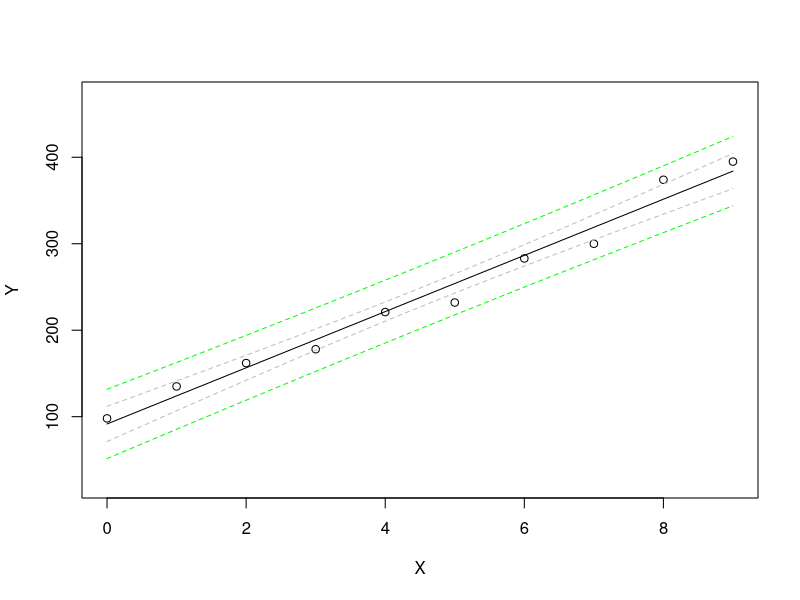
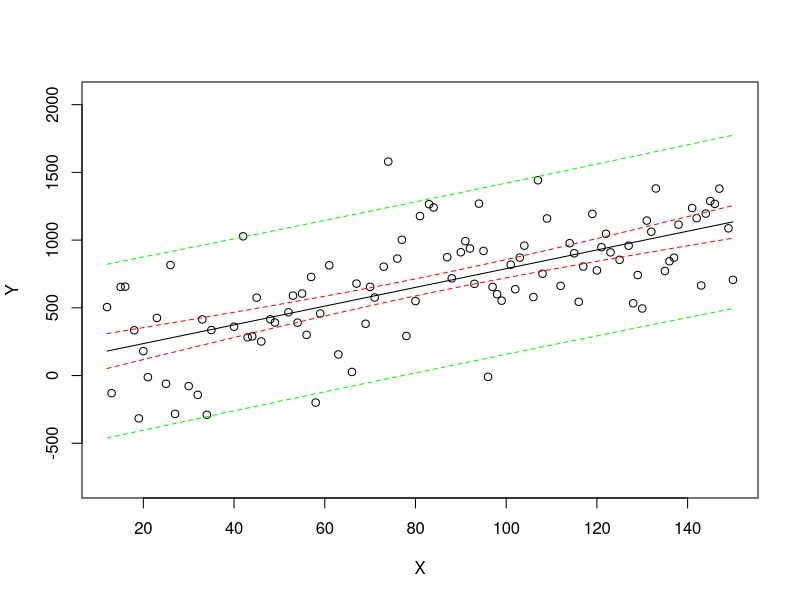

Write the R code that produced these figures, in order.
# Plot Confidence Interval for any linear model
# parameters: 
#       - model_name: can be any linear regression model generated by R, e.g.: lm(Y~X)   haven't tested other model yet
#       - plotCI:   default TRUE, set FALSE if you don't want to plot confidence interval
#       - plotHI:   default TRUE, set FALSE if you don't want to plot prediction interval
#       - col1 and col2, should be strings, colors of lines for confidence interval and prediction interval

plotCI <- function(model_name,       
                   plotCI = TRUE, 
                   plotHI = FALSE, 
                   col1 = "red", col2 = "green") {
  
  X <- model_name$model[,2]
  Y <- model_name$model[,1]
  YLIM <- c(min(Y)-0.25*(max(Y) - min(Y)), max(Y)+0.25*(max(Y) - min(Y)))
  
  # plot Regression line
    plot(X,Y, ylim = YLIM)
    lines(X, lm(Y~X)$fitted)
  
  newdata <- data.frame(X = seq(from = min(X), to = max(X),by = 0.1))
  prd_CI <- predict(model_name, newdata = newdata, interval = "confidence", type = "response") 
  prd_HI <- predict(model_name, newdata = newdata, interval = "predict", type = "response")
  
  df_up_CI <- data.frame(newdata,prd_CI[,2])
  names(df_up_CI) <- c("X", "Pred")
  df_low_CI <- data.frame(newdata,prd_CI[,3])
  names(df_low_CI) <- c("X", "Pred")
  
  df_up_HI <- data.frame(newdata,prd_HI[,2])
  names(df_up_HI) <- c("X", "Pred")
  df_low_HI <- data.frame(newdata,prd_HI[,3])
  names(df_low_HI) <- c("X", "Pred")
  
  if(plotCI){
    lines(df_up_CI$X, df_up_CI$Pred,col= col1,lty=2)
    lines(df_low_CI$X,df_low_CI$Pred,col= col1,lty=2)
  }
 
  if(plotHI){
    lines(df_up_HI$X, df_up_HI$Pred,col= col2,lty=2)
    lines(df_low_HI$X,df_low_HI$Pred,col= col2,lty=2)
  }
}

# test code:
X <- c(0:9)
Y <- c(98,135,162,178,221,232,283,300,374,395)
model <- lm(Y~X)
plotCI(model,plotHI = T, col1 = "grey", col2 = "green")

# test code 2:
X <- sample(12:150, size = 100, replace = FALSE)
Y <- X * 8 + rnorm(length(X), 0, 300)
model2 <- lm(Y~X)
plotCI(model2,plotHI = T)
